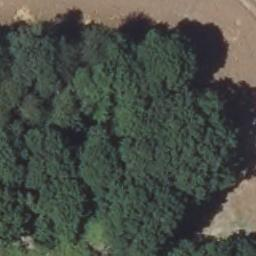
#> input picture data/256/0_36.jpeg, 256 x 256 px, found by its file name
$ jupyter execute watershed.ipynb
#> lines starting #> are read from the running program, lines starting #| are printed output that depends on the picture; after the words box and inside, x2 and y2 are one past the last pixel; in counts of white or black regions, pixels touching at a corner belong together
[cell 1]
import cv2
import numpy as np
import matplotlib.pyplot as plt
from sklearn.cluster import KMeans

# Charger l'image
image = cv2.imread('images/0_36.jpeg')
#> image is the input picture: shape (256, 256, 3); mean B, G, R 70.3, 78.1, 72.9
image = cv2.cvtColor(image, cv2.COLOR_BGR2RGB)

# Redimensionner l'image si nécessaire
#image = cv2.resize(image, (width, height))

# Reshape l'image en un tableau 2D de pixels
pixels = image.reshape(-1, 3)

# Appliquer K-means
kmeans = KMeans(n_clusters=3)
kmeans.fit(pixels)
segmented_img = kmeans.cluster_centers_[kmeans.labels_]

# Reshape en image
segmented_img = segmented_img.reshape(image.shape).astype(np.uint8)

# Afficher l'image segmentée
plt.imshow(segmented_img)
plt.show()

[cell 2]
image = cv2.imread('images/0_36.jpeg')

# Convertir en niveaux de gris
gray = cv2.cvtColor(image, cv2.COLOR_BGR2GRAY)
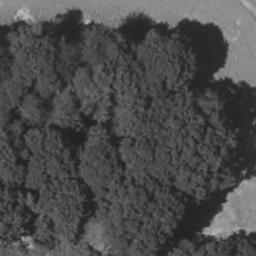
#> gray: shape (256, 256); min 30, max 187, mean 75.6

plt.imshow(gray, cmap='gray')
plt.title('Image en niveaux de gris')
plt.show()

[cell 3]
ret, binary = cv2.threshold(gray, 0, 255, cv2.THRESH_BINARY_INV + cv2.THRESH_OTSU)
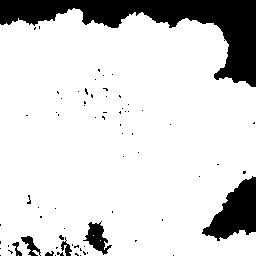
#> binary: shape (256, 256); 84.5% white; 72 black regions (65 under 20 px), largest, box (x1, y1, x2, y2) and area: (0, 0, 256, 87) 7237, (202, 176, 256, 241) 1911, (83, 221, 112, 255) 440
#> ret = 99

plt.imshow(binary, cmap='gray')
plt.title('Image binaire')
plt.show()

[cell 4]
kernel = np.ones((3,3), np.uint8)
opening = cv2.morphologyEx(binary, cv2.MORPH_OPEN, kernel, iterations=2)
#> opening: shape (256, 256); 83.8% white; 48 black regions (42 under 20 px), largest, box (x1, y1, x2, y2) and area: (0, 0, 256, 87) 7344, (202, 176, 256, 241) 1934, (21, 235, 88, 256) 579, (83, 221, 112, 256) 490, (8, 242, 22, 256) 105, (85, 88, 93, 98) 21

plt.imshow(opening, cmap='gray')
plt.title('Image après ouverture')
plt.show()

[cell 5]
sure_bg = cv2.dilate(opening, kernel, iterations=3)
#> sure_bg: shape (256, 256); 88.3% white; 8 black regions (3 under 20 px), largest, box (x1, y1, x2, y2) and area: (0, 0, 256, 84) 5983, (208, 180, 256, 236) 1396, (91, 226, 105, 248) 175, (50, 247, 69, 256) 89, (32, 249, 38, 256) 27

dist_transform = cv2.distanceTransform(opening, cv2.DIST_L2, 5)
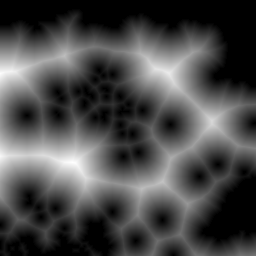
#> dist_transform: shape (256, 256) float32; min 0, max 49.35, mean 14.4; drawn with min black and max white
ret, sure_fg = cv2.threshold(dist_transform, 0.7*dist_transform.max(), 255, 0)
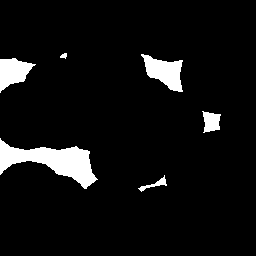
#> sure_fg: shape (256, 256) float32; 6.4% white; 6 white regions, box (x1, y1, x2, y2) and area: (0, 138, 98, 189) 2134, (141, 54, 183, 92) 878, (0, 58, 36, 93) 719, (202, 111, 221, 133) 289, (138, 175, 167, 192) 126, (60, 53, 67, 59) 28
#> ret = 34.54

sure_fg = np.uint8(sure_fg)

unknown = cv2.subtract(sure_bg, sure_fg)
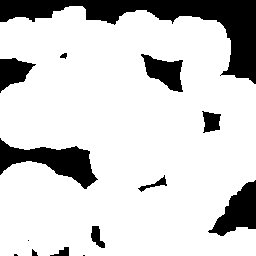
#> unknown: shape (256, 256); 81.9% white; 14 black regions (3 under 20 px), largest, box (x1, y1, x2, y2) and area: (0, 0, 256, 84) 5983, (0, 138, 98, 189) 2134, (208, 180, 256, 236) 1396

plt.figure(figsize=(10, 5))
plt.subplot(131), plt.imshow(sure_bg, cmap='gray'), plt.title('Arrière-plan certain')
plt.subplot(132), plt.imshow(sure_fg, cmap='gray'), plt.title('Avant-plan certain')
plt.subplot(133), plt.imshow(unknown, cmap='gray'), plt.title('Zones inconnues')
plt.show()

[cell 6]
ret, markers = cv2.connectedComponents(sure_fg)
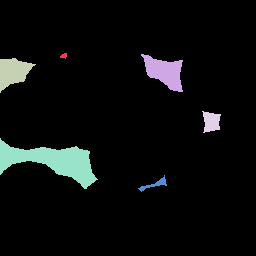
#> markers: shape (256, 256) int32; 7 distinct labels, from 0 to 6; one colour per label, 0 black
#> ret = 7
markers = markers + 1
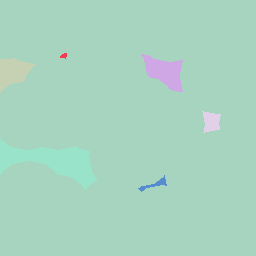
#> markers: shape (256, 256) int32; 7 distinct labels, from 1 to 7; one colour per label, 0 black
markers[unknown == 255] = 0
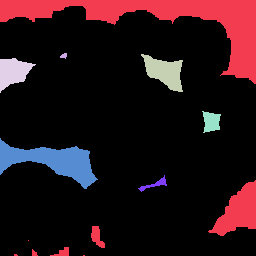
#> markers: shape (256, 256) int32; 8 distinct labels, from 0 to 7; one colour per label, 0 black
markers = cv2.watershed(image, markers)
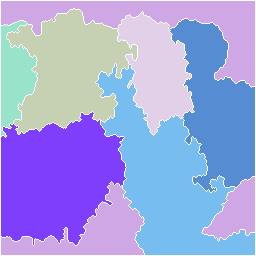
#> markers: shape (256, 256) int32; 8 distinct labels, from -1 to 7; one colour per label, 0 black, -1 white
image[markers == -1] = [255, 0, 0]
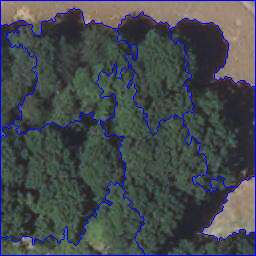
#> image: shape (256, 256, 3); 4.35% of pixels changed, all inside (x1, y1, x2, y2) = (0, 0, 256, 256)

plt.imshow(cv2.cvtColor(image, cv2.COLOR_BGR2RGB))
plt.title('Résultat de Watershed')
plt.show()

$ run again, with data/256/0_0.jpeg copied over data/256/0_36.jpeg
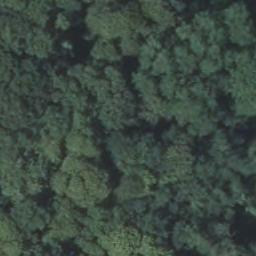
#> input picture data/256/0_0.jpeg, 256 x 256 px, found by its file name
#> image is the input picture: shape (256, 256, 3); mean B, G, R 66.4, 74.7, 60.8
#> `ret, binary = cv2.threshold(gray, 0, 255, cv2.THRESH_BINARY_INV + cv2...`:
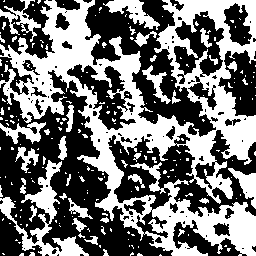
#> binary: shape (256, 256); 45.2% white; 208 white regions (173 under 20 px), largest, box (x1, y1, x2, y2) and area: (0, 0, 256, 256) 22431, (0, 160, 89, 256) 2028, (103, 0, 160, 30) 661
#> `ret, binary = cv2.threshold(gray, 0, 255, cv2.THRESH_BINARY_INV + cv2...`: ret = 68
#> opening: shape (256, 256); 32.4% white; 68 white regions (1 under 20 px), largest, box (x1, y1, x2, y2) and area: (10, 0, 98, 96) 3315, (152, 198, 256, 256) 2961, (94, 38, 188, 154) 2522
#> sure_bg: shape (256, 256); 58.8% white; 15 black regions (3 under 20 px), largest, box (x1, y1, x2, y2) and area: (0, 0, 256, 256) 17500, (89, 0, 212, 132) 4106, (178, 15, 256, 117) 2419
#> `ret, sure_fg = cv2.threshold(dist_transform, 0.7*dist_transform.max(),..`: ret = 11.75
#> `ret, markers = cv2.connectedComponents(sure_fg)`: ret = 7
#> `image[markers == -1] = [255, 0, 0]`:
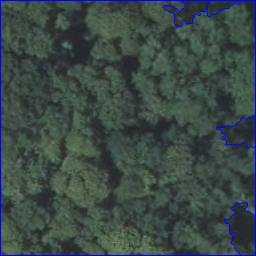
#> image: shape (256, 256, 3); 2.08% of pixels changed, all inside (x1, y1, x2, y2) = (0, 0, 256, 256)

$ run again, with data/256/0_1.jpeg copied over data/256/0_36.jpeg
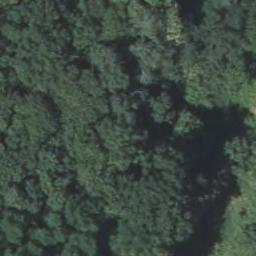
#> input picture data/256/0_1.jpeg, 256 x 256 px, found by its file name
#> image is the input picture: shape (256, 256, 3); mean B, G, R 66.2, 74.7, 61.4
#> binary: shape (256, 256); 45.6% white; 262 white regions (205 under 20 px), largest, box (x1, y1, x2, y2) and area: (82, 0, 256, 256) 15060, (0, 65, 122, 256) 6385, (32, 0, 102, 87) 2007
#> `ret, binary = cv2.threshold(gray, 0, 255, cv2.THRESH_BINARY_INV + cv2...`: ret = 68
#> opening: shape (256, 256); 32.8% white; 68 white regions (2 under 20 px), largest, box (x1, y1, x2, y2) and area: (102, 35, 252, 256) 11578, (85, 209, 118, 256) 944, (11, 204, 50, 247) 740
#> sure_bg: shape (256, 256); 55.3% white; 12 black regions (4 under 20 px), largest, box (x1, y1, x2, y2) and area: (0, 0, 177, 256) 17690, (82, 0, 256, 256) 10996, (153, 99, 169, 118) 191
#> `ret, sure_fg = cv2.threshold(dist_transform, 0.7*dist_transform.max(),..`: ret = 15.66
#> unknown: shape (256, 256); 54.7% white; 16 black regions (5 under 20 px), largest, box (x1, y1, x2, y2) and area: (0, 0, 177, 256) 17690, (82, 0, 256, 256) 10996, (194, 136, 212, 164) 296
#> `ret, markers = cv2.connectedComponents(sure_fg)`: ret = 5
#> `image[markers == -1] = [255, 0, 0]`:
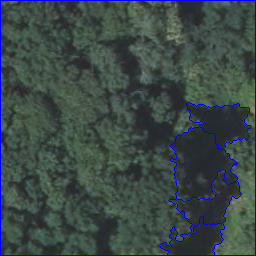
#> image: shape (256, 256, 3); 2.63% of pixels changed, all inside (x1, y1, x2, y2) = (0, 0, 256, 256)
